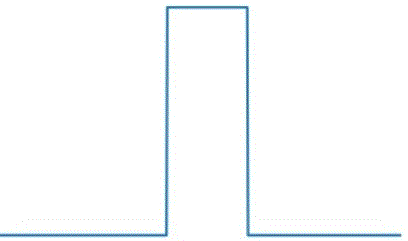
#> input picture Source Code/Rec.gif, 408 x 241 px; its folder holds 8 pictures in this run
$ python Project_9431018.py
#> lines starting #> are read from the running program, lines starting #| are printed output that depends on the picture
#By: Negin Firouzian
#9431018


import numpy as np
import scipy
from sympy import DiracDelta
import scipy.integrate
import matplotlib.pyplot as plt
from matplotlib.widgets import Slider, Button, RadioButtons
from mpl_toolkits.axes_grid1 import Size
import matplotlib.pyplot as plt
from PIL import ImageTk
from PIL import ImageTk
from PIL import Image
import tkinter
import _tkinter


# [4 lines left out: function resource_path, not called in this run]


global f1
global f2
global s
f1 = lambda t: np.maximum(0, 1-abs(t))
f2 = lambda t: 1*(abs(t-0)<1).astype(float)


fig = plt.figure(figsize=(14, 6))
fig.subplots_adjust(left=0.25, bottom=0.25)


def showConvolution(f1, f2, t0):
#> called with t0 = 4
    Fs = 50
    T = 5
    t = np.arange(-T, T, 1 / Fs)

    convolution = np.zeros(len(t))
    for n, t_ in enumerate(t):
        prod = lambda tau: f1(tau) * f2(t_ - tau)
        convolution[n] = scipy.integrate.simps(prod(t), t)

    f_shift = lambda t: f2(t0 - t)

    Heavy = lambda t: (t < t0) * 1
    convolution=convolution*Heavy(t)
    prod1 = lambda tau: f1(t) * f_shift(t)


    plt.subplot(311)
    plt.plot(t, f1(t), label=r'$f_1(\tau)$')
    plt.plot(t, f_shift(t), label=r'$f_2(t_0-\tau)$')


    plt.subplot(312)
    plt.plot(t, prod1(t), 'r-', label=r'$f_1(\tau)f_2(t_0-\tau)$')

    plt.subplot(313)
    plt.plot(t, convolution, 'g-', label='$(f_1*f_2)(t)$')


axis_color = 'lightgoldenrodyellow'
T_0 = 0

axT = plt.axes([0.35, 0.1, 0.45, 0.03], facecolor=axis_color)
sT = Slider(axT, 'T', -10, 10.0, valinit=T_0)

showConvolution(f1, f2, 4)

# [6 lines left out: function sliders_on_changed, not called in this run]

sT.on_changed(sliders_on_changed)


#--------------------PULSE---------
PULSE = plt.imread("Rec.gif")
#> PULSE is the input picture: shape (241, 408, 4); mean R, G, B, A 249.8, 251.7, 252.6, 255
Pulse_button_ax = fig.add_axes([0.01, 0.25, 0.1, 0.1])
Pulse_button = Button(Pulse_button_ax, '', color=axis_color, hovercolor='0.975',image=PULSE)
# [8 lines left out: function Pulse_button_on_clicked, not called in this run]

Pulse_button.on_clicked(Pulse_button_on_clicked)

PULSE2 = plt.imread("Rec2.gif")
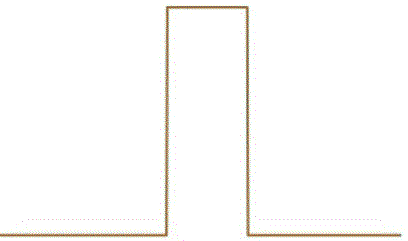
#> input picture Source Code/Rec2.gif, 408 x 241 px
#> PULSE2 is the input picture: shape (241, 408, 4); mean R, G, B, A 252.1, 251.5, 250.2, 255
Pulse2_button_ax = fig.add_axes([0.12, 0.25, 0.1, 0.1])
Pulse2_button = Button(Pulse2_button_ax, '', color=axis_color, hovercolor='0.975',image=PULSE2)
# [8 lines left out: function Pulse2_button_on_clicked, not called in this run]

Pulse2_button.on_clicked(Pulse2_button_on_clicked)

#--------------------Sin---------
Sin = plt.imread("Sin.gif")
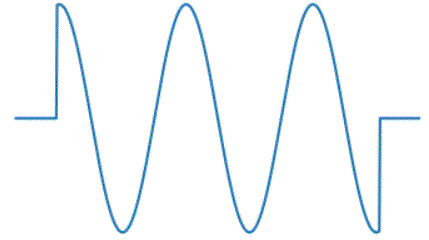
#> input picture Source Code/Sin.gif, 429 x 240 px
#> Sin is the input picture: shape (240, 429, 4); mean R, G, B, A 246.2, 249.6, 252, 255
Sin_button_ax = fig.add_axes([0.01, 0.37, 0.1, 0.1])
Sin_button = Button(Sin_button_ax, '', color=axis_color, hovercolor='0.975',image=Sin)
# [8 lines left out: function Sin_button_on_clicked, not called in this run]

Sin_button.on_clicked(Sin_button_on_clicked)

Sin2 = plt.imread("Sin2.gif")
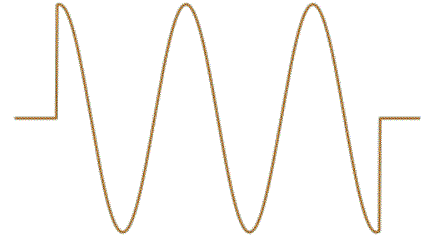
#> input picture Source Code/Sin2.gif, 429 x 240 px
#> Sin2 is the input picture: shape (240, 429, 4); mean R, G, B, A 250.9, 249.4, 247.1, 255
Sin2_button_ax = fig.add_axes([0.12, 0.37, 0.1, 0.1])
Sin2_button = Button(Sin2_button_ax, '', color=axis_color, hovercolor='0.975',image=Sin2)
# [8 lines left out: function Sin2_button_on_clicked, not called in this run]

Sin2_button.on_clicked(Sin2_button_on_clicked)

#--------------------Sinc---------
#> (the run stopped early here; a loop or call above may not have finished)
